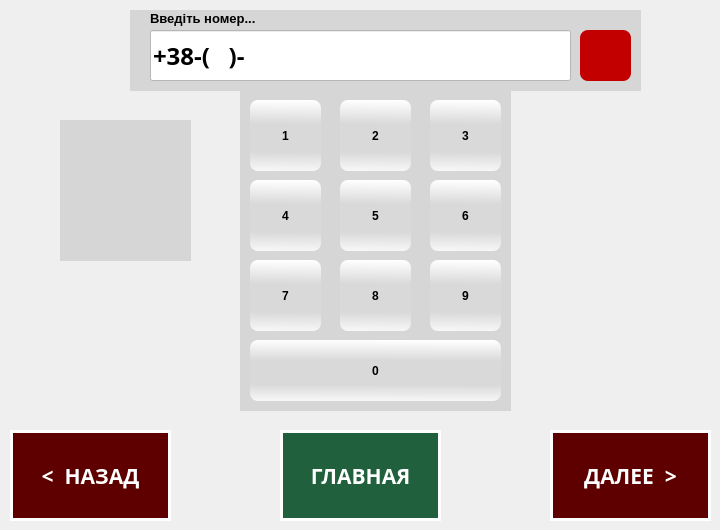
<?xml version="1.0" encoding="UTF-8"?>
<ui version="4.0">
 <class>DialogNumPad</class>
 <widget class="QDialog" name="DialogNumPad">
  <property name="geometry">
   <rect>
    <x>0</x>
    <y>0</y>
    <width>720</width>
    <height>530</height>
   </rect>
  </property>
  <property name="windowTitle">
   <string>Dialog</string>
  </property>
  <property name="sizeGripEnabled">
   <bool>false</bool>
  </property>
  <widget class="QWidget" name="widget" native="true">
   <property name="geometry">
    <rect>
     <x>240</x>
     <y>90</y>
     <width>271</width>
     <height>321</height>
    </rect>
   </property>
   <property name="styleSheet">
    <string notr="true">QWidget{
background-color:rgb(214, 214, 214);
color: rgb(255, 255, 255);
border-radius: 1em;
font-weight: 600;
}</string>
   </property>
   <widget class="QPushButton" name="pushButton_2">
    <property name="geometry">
     <rect>
      <x>10</x>
      <y>10</y>
      <width>71</width>
      <height>71</height>
     </rect>
    </property>
    <property name="styleSheet">
     <string notr="true">QPushButton{
background:qlineargradient(spread:reflect, x1:0.523, y1:0.534545, x2:0.528, y2:0, stop:0.367232 rgba(218, 217, 217, 255), stop:1 rgba(255, 255, 255, 255));
font: 75 10pt &quot;MS Shell Dlg 2&quot;;
border-radius: 8px;
color: rgb(0, 0, 0);
}</string>
    </property>
    <property name="text">
     <string>1</string>
    </property>
   </widget>
   <widget class="QPushButton" name="pushButton_8">
    <property name="geometry">
     <rect>
      <x>10</x>
      <y>170</y>
      <width>71</width>
      <height>71</height>
     </rect>
    </property>
    <property name="styleSheet">
     <string notr="true">QPushButton{
background:qlineargradient(spread:reflect, x1:0.523, y1:0.534545, x2:0.528, y2:0, stop:0.367232 rgba(218, 217, 217, 255), stop:1 rgba(255, 255, 255, 255));
font: 75 10pt &quot;MS Shell Dlg 2&quot;;
border-radius: 8px;
color: rgb(0, 0, 0);
}</string>
    </property>
    <property name="text">
     <string>7</string>
    </property>
   </widget>
   <widget class="QPushButton" name="pushButton_6">
    <property name="geometry">
     <rect>
      <x>100</x>
      <y>90</y>
      <width>71</width>
      <height>71</height>
     </rect>
    </property>
    <property name="styleSheet">
     <string notr="true">QPushButton{
background:qlineargradient(spread:reflect, x1:0.523, y1:0.534545, x2:0.528, y2:0, stop:0.367232 rgba(218, 217, 217, 255), stop:1 rgba(255, 255, 255, 255));
font: 75 10pt &quot;MS Shell Dlg 2&quot;;
border-radius: 8px;
color: rgb(0, 0, 0);
}</string>
    </property>
    <property name="text">
     <string>5</string>
    </property>
   </widget>
   <widget class="QPushButton" name="pushButton_10">
    <property name="geometry">
     <rect>
      <x>190</x>
      <y>170</y>
      <width>71</width>
      <height>71</height>
     </rect>
    </property>
    <property name="styleSheet">
     <string notr="true">QPushButton{
background:qlineargradient(spread:reflect, x1:0.523, y1:0.534545, x2:0.528, y2:0, stop:0.367232 rgba(218, 217, 217, 255), stop:1 rgba(255, 255, 255, 255));
font: 75 10pt &quot;MS Shell Dlg 2&quot;;
border-radius: 8px;
color: rgb(0, 0, 0);
}</string>
    </property>
    <property name="text">
     <string>9</string>
    </property>
   </widget>
   <widget class="QPushButton" name="pushButton_5">
    <property name="geometry">
     <rect>
      <x>10</x>
      <y>90</y>
      <width>71</width>
      <height>71</height>
     </rect>
    </property>
    <property name="styleSheet">
     <string notr="true">QPushButton{
background:qlineargradient(spread:reflect, x1:0.523, y1:0.534545, x2:0.528, y2:0, stop:0.367232 rgba(218, 217, 217, 255), stop:1 rgba(255, 255, 255, 255));
font: 75 10pt &quot;MS Shell Dlg 2&quot;;
border-radius: 8px;
color: rgb(0, 0, 0);
}</string>
    </property>
    <property name="text">
     <string>4</string>
    </property>
   </widget>
   <widget class="QPushButton" name="pushButton_7">
    <property name="geometry">
     <rect>
      <x>190</x>
      <y>90</y>
      <width>71</width>
      <height>71</height>
     </rect>
    </property>
    <property name="styleSheet">
     <string notr="true">QPushButton{
background:qlineargradient(spread:reflect, x1:0.523, y1:0.534545, x2:0.528, y2:0, stop:0.367232 rgba(218, 217, 217, 255), stop:1 rgba(255, 255, 255, 255));
font: 75 10pt &quot;MS Shell Dlg 2&quot;;
border-radius: 8px;
color: rgb(0, 0, 0);
}</string>
    </property>
    <property name="text">
     <string>6</string>
    </property>
   </widget>
   <widget class="QPushButton" name="pushButton_3">
    <property name="geometry">
     <rect>
      <x>100</x>
      <y>10</y>
      <width>71</width>
      <height>71</height>
     </rect>
    </property>
    <property name="styleSheet">
     <string notr="true">QPushButton{
background:qlineargradient(spread:reflect, x1:0.523, y1:0.534545, x2:0.528, y2:0, stop:0.367232 rgba(218, 217, 217, 255), stop:1 rgba(255, 255, 255, 255));
font: 75 10pt &quot;MS Shell Dlg 2&quot;;
border-radius: 8px;
color: rgb(0, 0, 0);
}</string>
    </property>
    <property name="text">
     <string>2</string>
    </property>
   </widget>
   <widget class="QPushButton" name="pushButton_9">
    <property name="geometry">
     <rect>
      <x>100</x>
      <y>170</y>
      <width>71</width>
      <height>71</height>
     </rect>
    </property>
    <property name="styleSheet">
     <string notr="true">QPushButton{
background:qlineargradient(spread:reflect, x1:0.523, y1:0.534545, x2:0.528, y2:0, stop:0.367232 rgba(218, 217, 217, 255), stop:1 rgba(255, 255, 255, 255));
font: 75 10pt &quot;MS Shell Dlg 2&quot;;
border-radius: 8px;
color: rgb(0, 0, 0);
}</string>
    </property>
    <property name="text">
     <string>8</string>
    </property>
   </widget>
   <widget class="QPushButton" name="pushButton_4">
    <property name="geometry">
     <rect>
      <x>190</x>
      <y>10</y>
      <width>71</width>
      <height>71</height>
     </rect>
    </property>
    <property name="styleSheet">
     <string notr="true">QPushButton{
background:qlineargradient(spread:reflect, x1:0.523, y1:0.534545, x2:0.528, y2:0, stop:0.367232 rgba(218, 217, 217, 255), stop:1 rgba(255, 255, 255, 255));
font: 75 10pt &quot;MS Shell Dlg 2&quot;;
border-radius: 8px;
color: rgb(0, 0, 0);
}</string>
    </property>
    <property name="text">
     <string>3</string>
    </property>
   </widget>
   <widget class="QPushButton" name="pushButton_11">
    <property name="geometry">
     <rect>
      <x>10</x>
      <y>250</y>
      <width>251</width>
      <height>61</height>
     </rect>
    </property>
    <property name="styleSheet">
     <string notr="true">QPushButton{
background:qlineargradient(spread:reflect, x1:0.523, y1:0.534545, x2:0.528, y2:0, stop:0.367232 rgba(218, 217, 217, 255), stop:1 rgba(255, 255, 255, 255));
font: 75 10pt &quot;MS Shell Dlg 2&quot;;
border-radius: 8px;
color: rgb(0, 0, 0);
}</string>
    </property>
    <property name="text">
     <string>0</string>
    </property>
   </widget>
  </widget>
  <widget class="QWidget" name="widget_2" native="true">
   <property name="geometry">
    <rect>
     <x>130</x>
     <y>10</y>
     <width>511</width>
     <height>81</height>
    </rect>
   </property>
   <property name="styleSheet">
    <string notr="true">QWidget{
background-color:rgb(214, 214, 214);
color: rgb(255, 255, 255);
border-radius: 1em;
font-weight: 600;
}</string>
   </property>
   <widget class="QLabel" name="label">
    <property name="geometry">
     <rect>
      <x>20</x>
      <y>0</y>
      <width>121</width>
      <height>16</height>
     </rect>
    </property>
    <property name="font">
     <font>
      <pointsize>10</pointsize>
      <weight>75</weight>
      <bold>true</bold>
     </font>
    </property>
    <property name="styleSheet">
     <string notr="true">QLabel{
color: black;
}</string>
    </property>
    <property name="text">
     <string>Введіть номер...</string>
    </property>
   </widget>
   <widget class="QPushButton" name="pushButton">
    <property name="geometry">
     <rect>
      <x>450</x>
      <y>20</y>
      <width>51</width>
      <height>51</height>
     </rect>
    </property>
    <property name="font">
     <font>
      <family>MS Shell Dlg 2</family>
      <pointsize>10</pointsize>
      <weight>9</weight>
      <italic>false</italic>
      <bold>false</bold>
     </font>
    </property>
    <property name="styleSheet">
     <string notr="true">QPushButton{
background:qlineargradient(spread:reflect, x1:0.523, y1:0.534545, x2:0.528, y2:0, stop:0.367232 rgba(218, 217, 217, 255), stop:1 rgba(255, 255, 255, 255));
font: 75 10pt &quot;MS Shell Dlg 2&quot;;
border-radius: 8px;
background-color:rgb(194, 0, 0);
color: rgb(0, 0, 0);
}</string>
    </property>
    <property name="text">
     <string/>
    </property>
    <property name="icon">
     <iconset resource="resource.qrc">
      <normaloff>:/new/icons/DeleteCharIcon.png</normaloff>:/new/icons/DeleteCharIcon.png</iconset>
    </property>
   </widget>
   <widget class="QLineEdit" name="lineEdit_2">
    <property name="geometry">
     <rect>
      <x>20</x>
      <y>20</y>
      <width>421</width>
      <height>51</height>
     </rect>
    </property>
    <property name="font">
     <font>
      <family>5pt MS Shell Dlg 2</family>
      <pointsize>18</pointsize>
      <weight>2</weight>
      <italic>false</italic>
      <bold>false</bold>
     </font>
    </property>
    <property name="styleSheet">
     <string notr="true">QLineEdit{
background-color:rgb(255, 255, 255);
color: rgb(0, 0, 0);
font: 17,5pt &quot;MS Shell Dlg 2&quot;;
}
</string>
    </property>
    <property name="text">
     <string>+38-(   )-</string>
    </property>
   </widget>
  </widget>
  <widget class="QPushButton" name="pushButton_58">
   <property name="geometry">
    <rect>
     <x>550</x>
     <y>430</y>
     <width>161</width>
     <height>91</height>
    </rect>
   </property>
   <property name="font">
    <font>
     <family>Snap ITC</family>
     <pointsize>16</pointsize>
     <weight>75</weight>
     <bold>true</bold>
    </font>
   </property>
   <property name="styleSheet">
    <string notr="true">QPushButton{
background-color: #5e0000;
border: 3px solid white;
color: rgb(255, 255, 255);
border-radius: 1em;
font-weight: 600;
}</string>
   </property>
   <property name="text">
    <string>ДАЛЕЕ  &gt;</string>
   </property>
  </widget>
  <widget class="QPushButton" name="pushButton_57">
   <property name="geometry">
    <rect>
     <x>280</x>
     <y>430</y>
     <width>161</width>
     <height>91</height>
    </rect>
   </property>
   <property name="font">
    <font>
     <family>Snap ITC</family>
     <pointsize>16</pointsize>
     <weight>75</weight>
     <bold>true</bold>
    </font>
   </property>
   <property name="styleSheet">
    <string notr="true">QPushButton{
background-color: #20603d;
border: 3px solid white;
color: rgb(255, 255, 255);
border-radius: 1em;
font-weight: 600;
}</string>
   </property>
   <property name="text">
    <string>ГЛАВНАЯ</string>
   </property>
  </widget>
  <widget class="QPushButton" name="pushButton_56">
   <property name="geometry">
    <rect>
     <x>10</x>
     <y>430</y>
     <width>161</width>
     <height>91</height>
    </rect>
   </property>
   <property name="font">
    <font>
     <family>Snap ITC</family>
     <pointsize>16</pointsize>
     <weight>75</weight>
     <bold>true</bold>
    </font>
   </property>
   <property name="autoFillBackground">
    <bool>false</bool>
   </property>
   <property name="styleSheet">
    <string notr="true">QPushButton{
background-color: #5e0000;
border: 3px solid white;
color: rgb(255, 255, 255);
border-radius: 1em;
font-weight: 600;
}</string>
   </property>
   <property name="text">
    <string>&lt;  НАЗАД</string>
   </property>
  </widget>
  <widget class="QWidget" name="widget_7" native="true">
   <property name="geometry">
    <rect>
     <x>60</x>
     <y>120</y>
     <width>131</width>
     <height>141</height>
    </rect>
   </property>
   <property name="styleSheet">
    <string notr="true">QWidget{
background-color:rgb(214, 214, 214);
color: rgb(255, 255, 255);
border-radius: 1em;
font-weight: 600;
}</string>
   </property>
   <widget class="QLabel" name="label_2">
    <property name="geometry">
     <rect>
      <x>10</x>
      <y>20</y>
      <width>111</width>
      <height>101</height>
     </rect>
    </property>
    <property name="text">
     <string/>
    </property>
    <property name="pixmap">
     <pixmap resource="resource.qrc">:/new/icons/kyivstarIcon.jpg</pixmap>
    </property>
    <property name="scaledContents">
     <bool>true</bool>
    </property>
   </widget>
  </widget>
  <widget class="QLabel" name="label_3">
   <property name="geometry">
    <rect>
     <x>20</x>
     <y>20</y>
     <width>41</width>
     <height>51</height>
    </rect>
   </property>
   <property name="text">
    <string/>
   </property>
   <property name="pixmap">
    <pixmap resource="resource.qrc">:/new/icons/TymeLogoIcon.png</pixmap>
   </property>
   <property name="scaledContents">
    <bool>true</bool>
   </property>
  </widget>
 </widget>
 <resources>
  <include location="resource.qrc"/>
 </resources>
 <connections/>
</ui>
